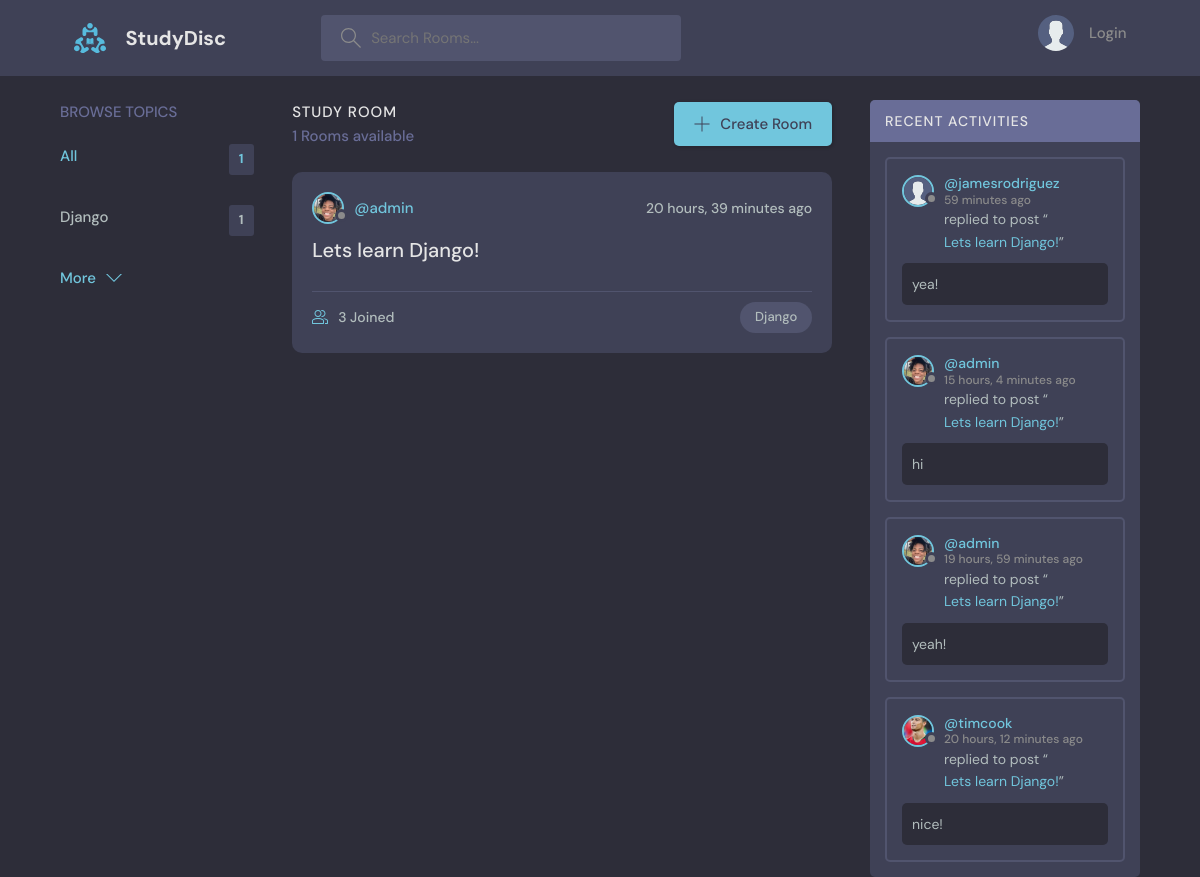
The page / on the database its author committed.
### base/models.py (models this page shows, shortened)
class Topic(models.Model):
    name = models.CharField(max_length=200)

class Room(models.Model):
    host = models.ForeignKey(User, on_delete=models.SET_NULL, null=True)
    topic = models.ForeignKey(Topic, on_delete=models.SET_NULL, null=True)
    name = models.CharField(max_length=200)
    description = models.TextField(null=True, blank=True)
    participants = models.ManyToManyField(User, related_name='participants', blank=True)
    updated = models.DateTimeField(auto_now=True)
    created = models.DateTimeField(auto_now_add=True)
    class Meta:
        ordering = ['-updated', '-created']
    def __str__(self):
        return self.name

class User(AbstractUser):
    name = models.CharField(max_length=200, null=True)
    email = models.EmailField(unique=True, null=True)
    bio = models.TextField(null=True)
    avatar = models.ImageField(null = True, default="avatar.svg")
    USERNAME_FIELD = 'email'
    REQUIRED_FIELDS = []

class Message(models.Model):
    user = models.ForeignKey(User, on_delete=models.CASCADE)
    room = models.ForeignKey(Room, on_delete=models.CASCADE)
    body = models.TextField()
    updated = models.DateTimeField(auto_now=True)
    created = models.DateTimeField(auto_now_add=True)
    class Meta:
        ordering = ['-updated', '-created']

### base/views.py (the view)
# urls.py: path("", views.home, name="home"),
def home(request):
    q = request.GET.get('q')
    if request.GET.get('q') == None:
        q = ''
    rooms = Room.objects.filter(
        Q(topic__name__icontains=q) |
        Q(name__icontains=q) |
        Q(description__icontains=q)
        )
    topics = Topic.objects.all()[0:5]
    rooms_count = rooms.count()
    rooms_messages = Message.objects.filter(Q(room__topic__name__icontains=q))
    context = {'rooms': rooms, 'topics': topics, 'room_count': rooms_count, 'room_messages': rooms_messages}
    return render(request, 'base/home.html', context)

### base/templates/base/home.html (shortened to what this page needs)
{% extends 'main.html' %} {% block content %}
<main class="layout layout--3">
    <div class="container">
        {% include 'base/topics_component.html' %}
        <div class="roomList">
            <div class="roomList__header">
                <div>
                    <h2>Study Room</h2>
                    <p>{{room_count}} Rooms available</p>
                </div>
                <a class="btn btn--main" href="{% url 'create-room' %}">
                    <svg
                        version="1.1"
                        xmlns="http://www.w3.org/2000/svg"
                        width="32"
                        height="32"
                        viewBox="0 0 32 32"
                    >
                        <title>add</title>
                        <path
                            d="M16.943 0.943h-1.885v14.115h-14.115v1.885h14.115v14.115h1.885v-14.115h14.115v-1.885h-14.115v-14.115z"
                        ></path>
                    </svg>
                    Create Room
                </a>
            </div>
            {% include 'base/feed_component.html' %}
        </div>
        {% include 'base/activity_component.html' %}
    </div>
</main>
{% endblock %}

### base/templates/base/topics_component.html
<div class="topics">
    <div class="topics__header">
        <h2>Browse Topics</h2>
    </div>
    <ul class="topics__list">
        <li>
            <a href="{% url 'home' %}" class="active"
                >All <span>{{topics.count}}</span></a
            >
        </li>
        {% for topic in topics %}
        <li>
            <a href="{% url 'home' %}?q={{topic.name}}"
                >{{topic.name}}<span>{{topic.room_set.all.count}}</span></a
            >
        </li>
        {% endfor %}
    </ul>
    <a class="btn btn--link" href="{% url 'topics' %}">
        More
        <svg
            version="1.1"
            xmlns="http://www.w3.org/2000/svg"
            width="32"
            height="32"
            viewBox="0 0 32 32"
        >
            <title>chevron-down</title>
            <path d="M16 21l-13-13h-3l16 16 16-16h-3l-13 13z"></path>
        </svg>
    </a>
</div>

### base/templates/base/feed_component.html (shortened to what this page needs)
{% for room in rooms %}
<div class="roomListRoom">
    <div class="roomListRoom__header">
        <a
            href="{% url 'user-profile' room.host.id %}"
            class="roomListRoom__author"
        >
            <div class="avatar avatar--small">
                <img src="{{room.host.avatar.url}}" />
            </div>
            <span>@{{room.host.username}}</span>
        </a>
        <div class="roomListRoom__actions">
            <span>{{room.created|timesince}} ago</span>
        </div>
    </div>
    <div class="roomListRoom__content">
        <a href="{% url 'room' room.id %}">{{room.name}}</a>
    </div>
    <div class="roomListRoom__meta">
        <a href="{% url 'room' room.id %}" class="roomListRoom__joined">
            {{room.participants.all.count}} Joined
        </a>
        <p class="roomListRoom__topic">{{room.topic.name}}</p>
    </div>
</div>
{% endfor %}

### base/templates/base/activity_component.html (shortened to what this page needs)
<div class="activities">
    <div class="activities__header">
        <h2>Recent Activities</h2>
    </div>
    {% for message in room_messages %}
    <div class="activities__box">
        <div class="activities__boxHeader roomListRoom__header">
            <a
                href="{% url 'user-profile' message.user.id %}"
                class="roomListRoom__author"
            >
                <div class="avatar avatar--small">
                    <img src="{{message.user.avatar.url}}" />
                </div>
                <p>
                    @{{message.user.username}}
                    <span> {{message.created|timesince}} ago</span>
                </p>
            </a>
        </div>
        <div class="activities__boxContent">
            <p>
                replied to post “<a href="{% url 'room' message.room.id %}"
                    >{{message.room}}</a
                >”
            </p>
            <div class="activities__boxRoomContent">{{message.body}}</div>
        </div>
    </div>
    {% endfor %}
</div>

### rows shown on the page
Topic: name "Django", room_set.all.count "1"
Room: host.avatar (picture), host.username "admin", created "20 hours, 39 minutes", name "Lets learn Django!", participants.all.count "3", topic.name "Django"
Message: user.avatar (placeholder picture), user.username "jamesrodriguez", created "59 minutes", room "Lets learn Django!", body "yea!"
Message: user.avatar (picture), user.username "admin", created "15 hours, 4 minutes", room "Lets learn Django!", body "hi"
Message: user.avatar (picture), user.username "admin", created "19 hours, 59 minutes", room "Lets learn Django!", body "yeah!"
Message: user.avatar (picture), user.username "timcook", created "20 hours, 12 minutes", room "Lets learn Django!", body "nice!"

### other values the page prints
{{ topics.count }} "1"
{{ room_count }} "1"
